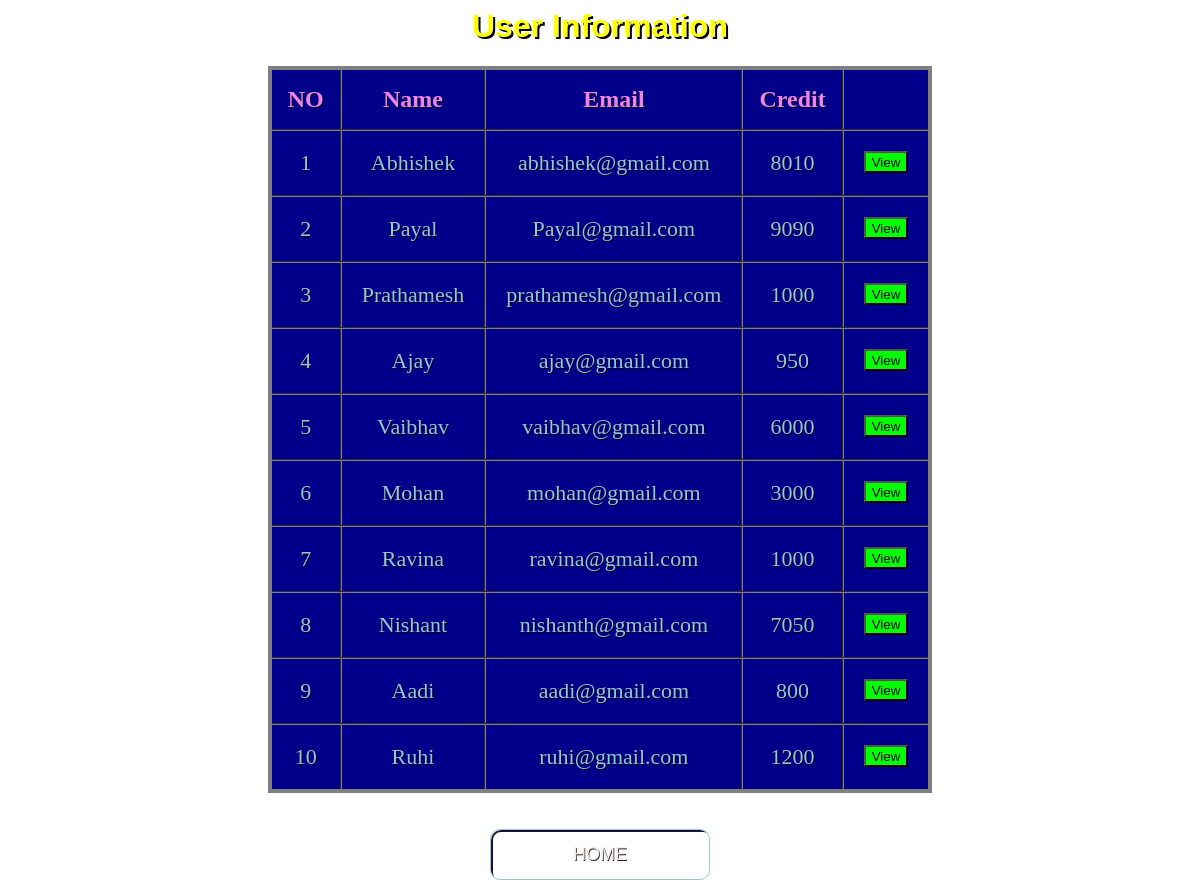
The app's page /getdetail.php with its own data.
### tables this page shows
CREATE TABLE `users` (
  `name` varchar(50) NOT NULL,
  `email` varchar(50) NOT NULL,
  `amount` double DEFAULT NULL
);

### getdetail.php (the view, shortened to what this page needs)
<?php
$con=mysqli_connect('localhost','root','','banking_system');
$q="select * from users ";
$result=mysqli_query($con,$q);
?>
<html>
<head>
   <link rel="stylesheet" href="button.css">
</head>
<body>
	<h1 style="color:#ffff00;text-shadow: 2px 2px black;">User Information</h1>
    <table class="flat-table-1">
		<thead>
			<th>NO</th>
			<th>Name</th>
			<th>Email</th>
			<th>Credit</th>
			<th></th>
		</thead>
		<tbody>
		<tr>
			<?php
				$row=mysqli_fetch_array($result);
			?>
			<td> 1</td>
			<td><?php echo  $row["name"]; ?></td>
			<td><?php echo  $row["email"]; ?></td>
			<td><?php echo  $row["amount"]; ?></td>
			<td>
				<form action="user.php" method="post"  class="view">
					<button class="button1" type="submit" name="name" value="Avinash">View</button>
				</form>
			</td>
		</tr>
		<tr>
			<?php
				$row=mysqli_fetch_array($result);
			?>
			<td> 2</td>
			<td><?php echo  $row["name"]; ?></td>
			<td><?php echo  $row["email"]; ?></td>
			<td><?php echo  $row["amount"]; ?></td>
			<td>
				<form action="user.php" method="post" class="view">
					<button class="button1" type="submit" name="name" value="Harshal">View</button>
				</form>
			</td>
		</tr>
        <tr>
			<?php
				$row=mysqli_fetch_array($result);
			?>
			<td> 3</td>
			<td><?php echo  $row["name"]; ?></td>
			<td><?php echo  $row["email"]; ?></td>
			<td><?php echo  $row["amount"]; ?></td>
			<td>
				<form action="user.php" method="post" class="view">
					<button class="button1" type="submit" name="name" value="Prathamesh">View</button>
				</form>
			</td>
		</tr>
        <tr>
			<?php
				$row=mysqli_fetch_array($result);
			?>
			<td> 4</td>
			<td><?php echo  $row["name"]; ?></td>
			<td><?php echo  $row["email"]; ?></td>
			<td><?php echo  $row["amount"]; ?></td>
			<td>
				<form action="user.php" method="post" class="view">
					<button class="button1" type="submit" name="name" value="Ajay">View</button>
				</form>
			</td>
        </tr>
        <tr>
			<?php
				$row=mysqli_fetch_array($result);
			?>
			<td> 5</td>
			<td><?php echo  $row["name"]; ?></td>
			<td><?php echo  $row["email"]; ?></td>
			<td><?php echo  $row["amount"]; ?></td>
			<td>
				<form action="user.php" method="post" class="view">
					<button class="button1" type="submit" name="name" value="Vaishali">View</button>
				</form>
			</td>
		</tr>
        <tr>
			<?php
				$row=mysqli_fetch_array($result);
			?>
			<td> 6</td>
			<td><?php echo  $row["name"]; ?></td>
			<td><?php echo  $row["email"]; ?></td>
			<td><?php echo  $row["amount"]; ?></td>
			<td>
				<form action="user.php" method="post" class="view">
					<button class="button1" type="submit" name="name" value="Monika">View</button>
				</form>
			</td>
        </tr>
        <tr>
			<?php
				$row=mysqli_fetch_array($result);
			?>
			<td> 7</td>
			<td><?php echo  $row["name"]; ?></td>
			<td><?php echo  $row["email"]; ?></td>
			<td><?php echo  $row["amount"]; ?></td>
			<td>
				<form action="user.php" method="post" class="view">
					<button class="button1"type="submit" name="name" value="Ravina">View</button>
				</form>
			</td>
		</tr>
        <tr>
			<?php
				$row=mysqli_fetch_array($result);
			?>
			<td> 8</td>
			<td><?php echo  $row["name"]; ?></td>
			<td><?php echo  $row["email"]; ?></td>
			<td><?php echo  $row["amount"]; ?></td>
			<td>
				<form action="user.php" method="post" class="view">
					<button class="button1"type="submit" name="name" value="Nishant">View</button>
				</form>
			</td>
		</tr>
        <tr>
			<?php
				$row=mysqli_fetch_array($result);
			?>
			<td> 9</td>
			<td><?php echo  $row["name"]; ?></td>
			<td><?php echo  $row["email"]; ?></td>
			<td><?php echo  $row["amount"]; ?></td>
			<td>
				<form action="user.php" method="post" class="view">
					<button class="button1"type="submit" name="name" value="Avdhut">View</button>
				</form>
			</td>
        </tr>
        <tr>
			<?php
				$row=mysqli_fetch_array($result);
			?>
			<td> 10</td>
			<td><?php echo  $row["name"]; ?></td>
			<td><?php echo  $row["email"]; ?></td>
			<td><?php echo  $row["amount"]; ?></td>
			<td>
				<form action="user.php" method="post" class="view">
					<button class="button1"type="submit" name="name" value="Rushi">View</button>
				</form>
			</td>
		</tr>
		</tbody>
	</table><br><br>
<div class="buttons">
	<a href="index.php">
    <button class="glow-on-hover">HOME</button>
	</a>
</div>
</body>
</html>

### button.css (style rules this page uses)
.glow-on-hover { width: 220px; height: 51px; outline: none; color: rgb(240, 236, 236); font-size:18px; background:transparent; text-shadow: 0.7px 0.7px rgb(48, 33, 33); overflow: hidden; cursor: pointer; position: relative; z-index: 0; border-radius: 10px; border: 1px solid #96cccc; }
.glow-on-hover:before { content: ''; background: linear-gradient(45deg, #ff0000, #ff7300, #fffb00, #48ff00, #00ffd5, #002bff, #7a00ff, #ff00c8, #ff0000); position: absolute; top: -2px; left:-2px; background-size: 400%; z-index: -1; filter: blur(5px); width: calc(100% + 4px); height: calc(100% + 4px); animation: glowing 20s linear infinite; opacity: 0; transition: opacity .3s ease-in-out; border-radius: 10px; }
.glow-on-hover:after { z-index: -1; content: ''; position: absolute; width: 100%; height: 100%; left: 0; top: 0; border-radius: 10px; border: 2px solid #1b103a; background:transparent; }

### getdetail.php (style rules this page uses)
body { text-align:center; }
.flat-table-1 { background: #00008b; }
h1 { font-family: Arial, Times, serif; }
table { text-align:center; margin-left: auto; margin-right: auto; border:4px solid gray; border-collapse:collapse; }
th { color:violet; font-size:24px; padding:16px; }
td { text-align:center; font-size:22px; color: #92c6df; padding: 0px 20px 0px 20px; }
tr { transition: background 0.3s, box-shadow 0.3s; }
th,td { border-collapse:collapse; border:2px groove gray; text-shadow: 1px 1px black; }
.button1 { background-color:lime; text-align:center; padding-top:2px; }
.view { top:50%; padding-top:20px; text-align:center; }
body { background-image:url("images/12.jpg"); background-position: center; background-repeat: no-repeat; background-size: cover; }

### records on screen
users: name "Abhishek", email "abhishek@gmail.com", amount "8010"
users: name "Payal", email "Payal@gmail.com", amount "9090"
users: name "Prathamesh", email "prathamesh@gmail.com", amount "1000"
users: name "Ajay", email "ajay@gmail.com", amount "950"
users: name "Vaibhav", email "vaibhav@gmail.com", amount "6000"
users: name "Mohan", email "mohan@gmail.com", amount "3000"
users: name "Ravina", email "ravina@gmail.com", amount "1000"
users: name "Nishant", email "nishanth@gmail.com", amount "7050"
users: name "Aadi", email "aadi@gmail.com", amount "800"
users: name "Ruhi", email "ruhi@gmail.com", amount "1200"
